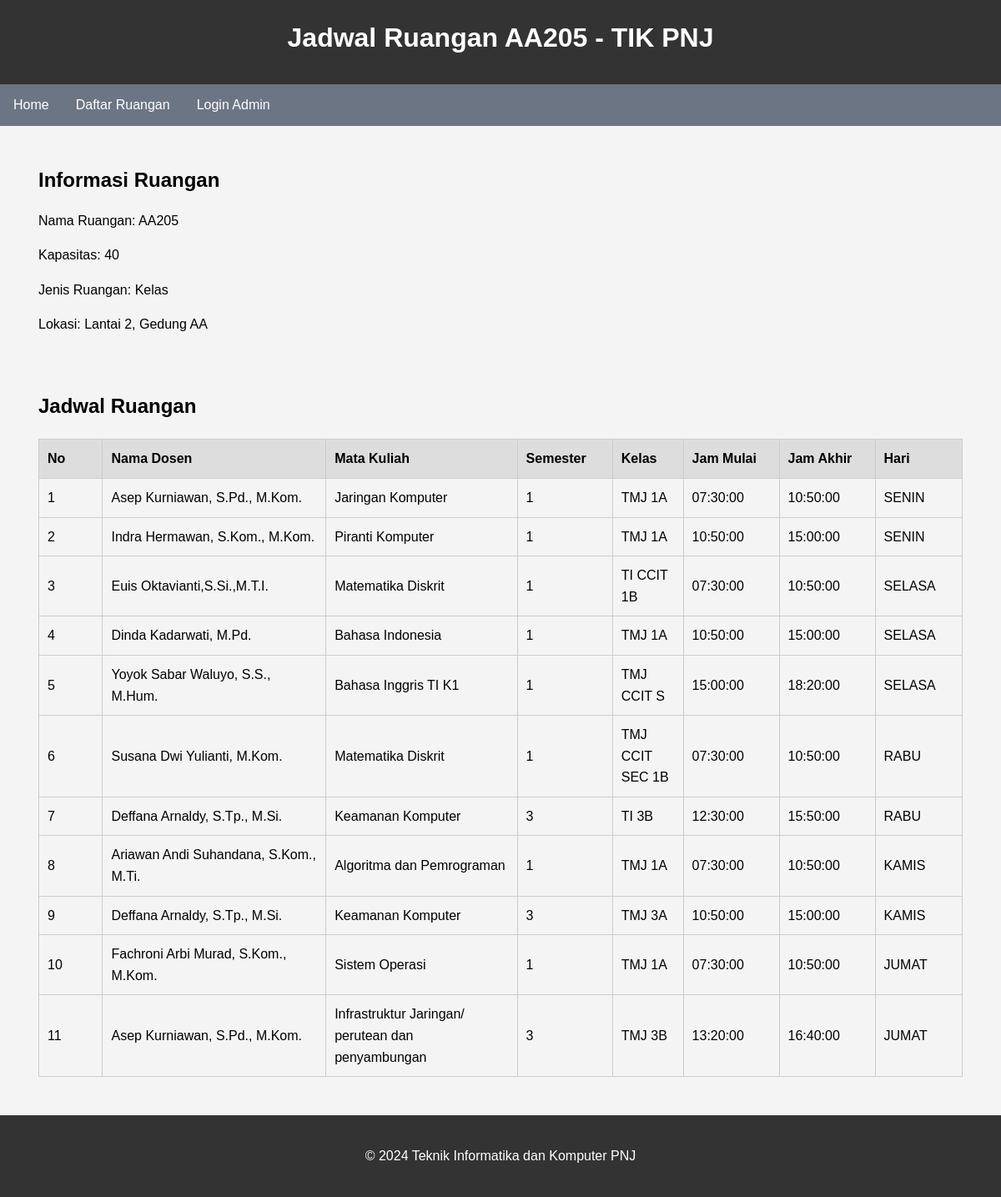
Page /jadwal.php?ruangan=AA205 on the committed database.
### tables this page shows
CREATE TABLE `ruangan` (
  `ruangan_id` int(11) NOT NULL,
  `nama_ruangan` varchar(10) NOT NULL,
  `kapasitas` int(11) NOT NULL,
  `jenis_ruangan` varchar(50) DEFAULT NULL,
  `lokasi` varchar(100) DEFAULT NULL
);

CREATE TABLE `jadwal` (
  `jadwal_id` int(11) NOT NULL,
  `ruangan_id` int(11) DEFAULT NULL,
  `nama_dosen` varchar(100) DEFAULT NULL,
  `nama_mata_kuliah` varchar(100) DEFAULT NULL,
  `smt` varchar(10) DEFAULT NULL,
  `kelas` varchar(15) DEFAULT NULL,
  `jam_mulai` time DEFAULT NULL,
  `jam_akhir` time DEFAULT NULL,
  `hari` varchar(10) DEFAULT NULL
);

### jadwal.php (the view, shortened to what this page needs)
<?php
include 'connection.php';
$namaRuangan = isset($_GET['ruangan']) ? $_GET['ruangan'] : 'AA204';
$sqlRuangan = "SELECT * FROM ruangan WHERE nama_ruangan = '{$namaRuangan}'";
$resultRuangan = $conn->query($sqlRuangan);
$ruangan = ($resultRuangan && $resultRuangan->num_rows > 0) ? $resultRuangan->fetch_assoc() : null;
$sqlJadwal = "SELECT j.*, r.nama_ruangan FROM jadwal j JOIN ruangan r ON j.ruangan_id = r.ruangan_id WHERE r.nama_ruangan = '{$namaRuangan}' ORDER BY j.hari DESC, j.jam_mulai";
$resultJadwal = $conn->query($sqlJadwal);
?>
<!DOCTYPE html>
<html lang="id">
<head>
    <link rel="stylesheet" href="styles.css">
</head>
<body>
    <header>
        <h1>Jadwal Ruangan <?= htmlspecialchars($namaRuangan); ?> - TIK PNJ</h1>
    </header>
    <div class="nav-container">
        <ul class="nav-list">
            <li><a href="index.php">Home</a></li>
            <li><a href="daftar_ruangan.php">Daftar Ruangan</a></li>
            <?php if (isset($_SESSION['loggedin']) && $_SESSION['loggedin'] === true): ?>
                <li class="right-align"><a href="logout.php">Logout</a></li>
            <?php else: ?>
                <li class="right-align"><a href="login.php">Login Admin</a></li>
            <?php endif; ?>
        </ul>
    </div>
    <main>
        <section>
            <?php if ($ruangan): ?>
                <h2>Informasi Ruangan</h2>
                <p>Nama Ruangan: <?= htmlspecialchars($ruangan['nama_ruangan']); ?></p>
                <p>Kapasitas: <?= htmlspecialchars($ruangan['kapasitas']); ?></p>
                <p>Jenis Ruangan: <?= htmlspecialchars($ruangan['jenis_ruangan']); ?></p>
                <p>Lokasi: <?= htmlspecialchars($ruangan['lokasi']); ?></p>
            <?php else: ?>
                <p>Informasi ruangan tidak tersedia.</p>
            <?php endif; ?>
        </section>
        <section>
            <h2>Jadwal Ruangan</h2>
            <table>
                <thead>
                    <tr>
                        <th>No</th>
                        <th>Nama Dosen</th>
                        <th>Mata Kuliah</th>
                        <th>Semester</th>
                        <th>Kelas</th>
                        <th>Jam Mulai</th>
                        <th>Jam Akhir</th>
                        <th>Hari</th>
                    </tr>
                </thead>
                <tbody>
                    <?php
                    if ($resultJadwal && $resultJadwal->num_rows > 0) {
                        $no = 1;
                        while ($row = $resultJadwal->fetch_assoc()) {
                            echo "<tr>
                                    <td style='width: 5%;'>" . $no++ . "</td>
                                    <td style='width: 17.5%;'>" . htmlspecialchars($row["nama_dosen"]) . "</td>
                                    <td style='width: 15%;'>" . htmlspecialchars($row["nama_mata_kuliah"]) . "</td>
                                    <td style='width: 5%;'>" . htmlspecialchars($row["smt"]) . "</td>
                                    <td style='width: 5%;'>" . htmlspecialchars($row["kelas"]) . "</td>
                                    <td style='width: 7.5%;'>" . htmlspecialchars($row["jam_mulai"]) . "</td>
                                    <td style='width: 7.5%;'>" . htmlspecialchars($row["jam_akhir"]) . "</td>
                                    <td style='width: 5%;'>" . htmlspecialchars($row["hari"]) . "</td>";
                            echo "</tr>";
                        }
                    } else {
                        echo "<tr><td colspan='9'>Tidak ada jadwal yang tersedia.</td></tr>";
                    }
                    ?>
                </tbody>
            </table>
        </section>
    </main>
    <div class="footer">
        <p>&copy; <?= date("Y"); ?> Teknik Informatika dan Komputer PNJ</p>
    </div>
</body>
</html>

### styles.css (style rules this page uses)
header { background-color: #333; color: #ffffff; padding: 20px 0; text-align: center; }
body { font-family: Arial, sans-serif; line-height: 1.6; margin: 0; padding: 0; display: flex; flex-direction: column; background-color: #f4f4f4; min-height: 100vh; }
main { padding: 1em; flex: 1; }
h1, h2 { margin: 0 0 10px 0; }
section { padding: 20px; margin: 10px; }
table { width: 100%; margin-top: 20px; border-collapse: collapse; }
table, th, td { border: 1px solid #cccccc; }
th { background-color: #dddddd; text-align: left; padding: 10px; }
td { padding: 10px; text-align: left; }
.footer { background-color: #333; color: white; text-align: center; padding: 20px 0; position: relative; bottom: 0; width: 100%; }

### jadwal.php (style rules this page uses)
.nav-container { width: 100%; min-height: 50px; display: flex; justify-content: space-between; align-items: center; color: #fff; z-index: 10; background-color: rgba(74, 85, 104, 0.8); }
.nav-list { list-style-type: none; padding: 0; margin: 0; display: flex; }
.nav-list li { padding-left: 1rem; padding-right: 1rem; }
.nav-list a { text-decoration: none; color: inherit; display: inline-block; }

### rows in the picture
ruangan: nama_ruangan "AA205", kapasitas "40", jenis_ruangan "Kelas", lokasi "Lantai 2, Gedung AA"
jadwal: nama_dosen "Asep Kurniawan, S.Pd., M.Kom.", nama_mata_kuliah "Jaringan Komputer", smt "1", kelas "TMJ 1A", jam_mulai "07:30:00", jam_akhir "10:50:00", hari "SENIN"
jadwal: nama_dosen "Indra Hermawan, S.Kom., M.Kom.", nama_mata_kuliah "Piranti Komputer", smt "1", kelas "TMJ 1A", jam_mulai "10:50:00", jam_akhir "15:00:00", hari "SENIN"
jadwal: nama_dosen "Euis Oktavianti,S.Si.,M.T.I.", nama_mata_kuliah "Matematika Diskrit", smt "1", kelas "TI CCIT 1B", jam_mulai "07:30:00", jam_akhir "10:50:00", hari "SELASA"
jadwal: nama_dosen "Dinda Kadarwati, M.Pd.", nama_mata_kuliah "Bahasa Indonesia", smt "1", kelas "TMJ 1A", jam_mulai "10:50:00", jam_akhir "15:00:00", hari "SELASA"
jadwal: nama_dosen "Yoyok Sabar Waluyo, S.S., M.Hum.", nama_mata_kuliah "Bahasa Inggris TI K1", smt "1", kelas "TMJ CCIT S", jam_mulai "15:00:00", jam_akhir "18:20:00", hari "SELASA"
jadwal: nama_dosen "Susana Dwi Yulianti, M.Kom.", nama_mata_kuliah "Matematika Diskrit", smt "1", kelas "TMJ CCIT SEC 1B", jam_mulai "07:30:00", jam_akhir "10:50:00", hari "RABU"
jadwal: nama_dosen "Deffana Arnaldy, S.Tp., M.Si.", nama_mata_kuliah "Keamanan Komputer", smt "3", kelas "TI 3B", jam_mulai "12:30:00", jam_akhir "15:50:00", hari "RABU"
jadwal: nama_dosen "Ariawan Andi Suhandana, S.Kom., M.Ti.", nama_mata_kuliah "Algoritma dan Pemrograman", smt "1", kelas "TMJ 1A", jam_mulai "07:30:00", jam_akhir "10:50:00", hari "KAMIS"
jadwal: nama_dosen "Deffana Arnaldy, S.Tp., M.Si.", nama_mata_kuliah "Keamanan Komputer", smt "3", kelas "TMJ 3A", jam_mulai "10:50:00", jam_akhir "15:00:00", hari "KAMIS"
jadwal: nama_dosen "Fachroni Arbi Murad, S.Kom., M.Kom.", nama_mata_kuliah "Sistem Operasi", smt "1", kelas "TMJ 1A", jam_mulai "07:30:00", jam_akhir "10:50:00", hari "JUMAT"
jadwal: nama_dosen "Asep Kurniawan, S.Pd., M.Kom.", nama_mata_kuliah "Infrastruktur Jaringan/ perutean dan penyambungan", smt "3", kelas "TMJ 3B", jam_mulai "13:20:00", jam_akhir "16:40:00", hari "JUMAT"

### other values in the picture
$namaRuangan "AA205"
